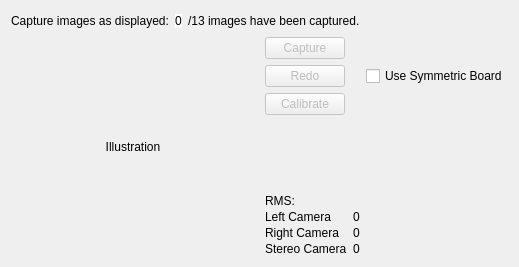
         <widget class="QWidget" name="tab">
          <attribute name="title">
           <string>Calibrate</string>
          </attribute>
          <layout class="QGridLayout" name="gridLayout_17">
           <item row="0" column="0">
            <widget class="QLabel" name="label_9">
             <property name="sizePolicy">
              <sizepolicy hsizetype="Preferred" vsizetype="Fixed">
               <horstretch>0</horstretch>
               <verstretch>0</verstretch>
              </sizepolicy>
             </property>
             <property name="text">
              <string>&lt;html&gt;&lt;head/&gt;&lt;body&gt;&lt;p&gt;Capture images as displayed:&lt;/p&gt;&lt;/body&gt;&lt;/html&gt;</string>
             </property>
            </widget>
           </item>
           <item row="0" column="1">
            <widget class="QLabel" name="currentPhotoLabel">
             <property name="sizePolicy">
              <sizepolicy hsizetype="Preferred" vsizetype="Fixed">
               <horstretch>0</horstretch>
               <verstretch>0</verstretch>
              </sizepolicy>
             </property>
             <property name="layoutDirection">
              <enum>Qt::LeftToRight</enum>
             </property>
             <property name="styleSheet">
              <string notr="true">background-color: rgb(255, 255, 255);</string>
             </property>
             <property name="text">
              <string>0</string>
             </property>
             <property name="alignment">
              <set>Qt::AlignCenter</set>
             </property>
            </widget>
           </item>
           <item row="0" column="2" colspan="2">
            <widget class="QLabel" name="label_11">
             <property name="sizePolicy">
              <sizepolicy hsizetype="Expanding" vsizetype="Fixed">
               <horstretch>0</horstretch>
               <verstretch>0</verstretch>
              </sizepolicy>
             </property>
             <property name="text">
              <string>&lt;html&gt;&lt;head/&gt;&lt;body&gt;&lt;p&gt;/13 images have been captured.&lt;/p&gt;&lt;/body&gt;&lt;/html&gt;</string>
             </property>
            </widget>
           </item>
           <item row="0" column="4">
            <spacer name="horizontalSpacer_15">
             <property name="orientation">
              <enum>Qt::Horizontal</enum>
             </property>
             <property name="sizeHint" stdset="0">
              <size>
               <width>40</width>
               <height>20</height>
              </size>
             </property>
            </spacer>
           </item>
           <item row="1" column="0" rowspan="3" colspan="3">
            <widget class="QLabel" name="explainLabel">
             <property name="sizePolicy">
              <sizepolicy hsizetype="Expanding" vsizetype="Expanding">
               <horstretch>0</horstretch>
               <verstretch>0</verstretch>
              </sizepolicy>
             </property>
             <property name="minimumSize">
              <size>
               <width>100</width>
               <height>200</height>
              </size>
             </property>
             <property name="maximumSize">
              <size>
               <width>400</width>
               <height>300</height>
              </size>
             </property>
             <property name="styleSheet">
              <string notr="true">background-color: rgbrgbrgb(238, 238, 238);</string>
             </property>
             <property name="frameShape">
              <enum>QFrame::NoFrame</enum>
             </property>
             <property name="text">
              <string>Illustration</string>
             </property>
             <property name="scaledContents">
              <bool>true</bool>
             </property>
             <property name="alignment">
              <set>Qt::AlignCenter</set>
             </property>
            </widget>
           </item>
           <item row="1" column="3">
            <layout class="QVBoxLayout" name="verticalLayout_3">
             <property name="leftMargin">
              <number>4</number>
             </property>
             <property name="rightMargin">
              <number>0</number>
             </property>
             <item>
              <widget class="QPushButton" name="captureButton">
               <property name="enabled">
                <bool>false</bool>
               </property>
               <property name="sizePolicy">
                <sizepolicy hsizetype="Fixed" vsizetype="Fixed">
                 <horstretch>0</horstretch>
                 <verstretch>0</verstretch>
                </sizepolicy>
               </property>
               <property name="text">
                <string>Capture</string>
               </property>
              </widget>
             </item>
             <item>
              <widget class="QPushButton" name="redoButton">
               <property name="enabled">
                <bool>false</bool>
               </property>
               <property name="sizePolicy">
                <sizepolicy hsizetype="Fixed" vsizetype="Fixed">
                 <horstretch>0</horstretch>
                 <verstretch>0</verstretch>
                </sizepolicy>
               </property>
               <property name="text">
                <string>Redo</string>
               </property>
              </widget>
             </item>
             <item>
              <widget class="QPushButton" name="calibButton">
               <property name="enabled">
                <bool>false</bool>
               </property>
               <property name="sizePolicy">
                <sizepolicy hsizetype="Fixed" vsizetype="Fixed">
                 <horstretch>0</horstretch>
                 <verstretch>0</verstretch>
                </sizepolicy>
               </property>
               <property name="text">
                <string>Calibrate</string>
               </property>
              </widget>
             </item>
            </layout>
           </item>
           <item row="1" column="4">
            <widget class="QCheckBox" name="useSymmetric">
             <property name="text">
              <string>Use Symmetric Board</string>
             </property>
            </widget>
           </item>
           <item row="2" column="3">
            <spacer name="verticalSpacer_13">
             <property name="orientation">
              <enum>Qt::Vertical</enum>
             </property>
             <property name="sizeHint" stdset="0">
              <size>
               <width>20</width>
               <height>67</height>
              </size>
             </property>
            </spacer>
           </item>
           <item row="3" column="3">
            <layout class="QVBoxLayout" name="verticalLayout_4">
             <property name="spacing">
              <number>2</number>
             </property>
             <property name="leftMargin">
              <number>4</number>
             </property>
             <item>
              <widget class="QLabel" name="label_10">
               <property name="sizePolicy">
                <sizepolicy hsizetype="Preferred" vsizetype="Fixed">
                 <horstretch>0</horstretch>
                 <verstretch>0</verstretch>
                </sizepolicy>
               </property>
               <property name="text">
                <string>RMS:</string>
               </property>
              </widget>
             </item>
             <item>
              <layout class="QGridLayout" name="gridLayout_11">
               <property name="horizontalSpacing">
                <number>6</number>
               </property>
               <property name="verticalSpacing">
                <number>2</number>
               </property>
               <item row="1" column="1">
                <widget class="QLabel" name="rightRMS">
                 <property name="text">
                  <string>0</string>
                 </property>
                </widget>
               </item>
               <item row="0" column="0">
                <widget class="QLabel" name="label_12">
                 <property name="text">
                  <string>Left Camera</string>
                 </property>
                </widget>
               </item>
               <item row="0" column="1">
                <widget class="QLabel" name="leftRMS">
                 <property name="text">
                  <string>0</string>
                 </property>
                </widget>
               </item>
               <item row="1" column="0">
                <widget class="QLabel" name="label_13">
                 <property name="text">
                  <string>Right Camera</string>
                 </property>
                </widget>
               </item>
               <item row="2" column="0">
                <widget class="QLabel" name="label_14">
                 <property name="text">
                  <string>Stereo Camera</string>
                 </property>
                </widget>
               </item>
               <item row="2" column="1">
                <widget class="QLabel" name="StereoRMS">
                 <property name="text">
                  <string>0</string>
                 </property>
                </widget>
               </item>
              </layout>
             </item>
            </layout>
           </item>
          </layout>
         </widget>
